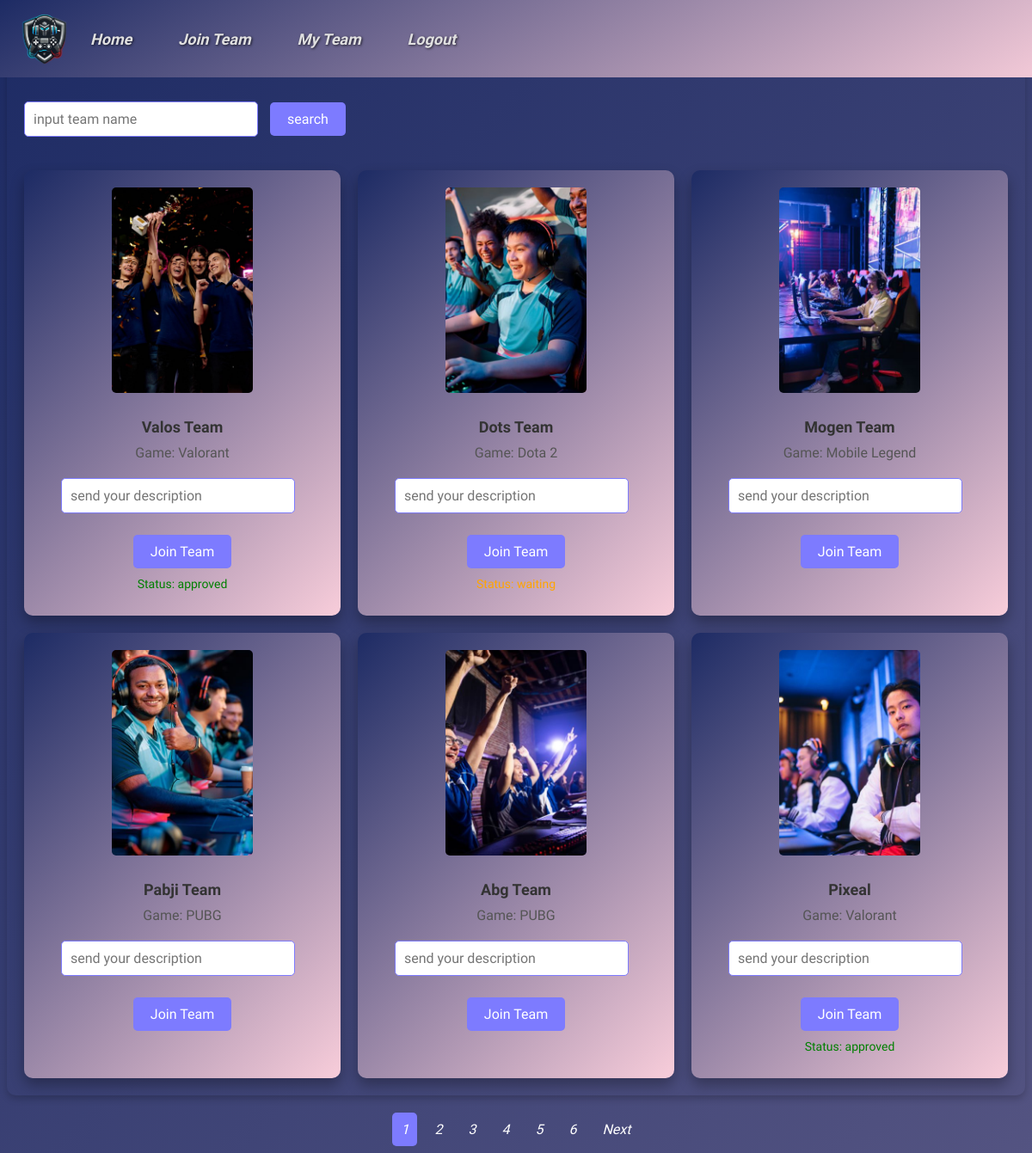
Page /backendMember/dbjointeam.php (signed in) on the committed database.
### tables this page shows
CREATE TABLE `team` (
  `idteam` int NOT NULL AUTO_INCREMENT,
  `idgame` int NOT NULL,
  `name` varchar(45) DEFAULT NULL,
  PRIMARY KEY (`idteam`),
  KEY `fk_team_game1_idx` (`idgame`),
  CONSTRAINT `fk_team_game1` FOREIGN KEY (`idgame`) REFERENCES `game` (`idgame`) ON DELETE CASCADE ON UPDATE CASCADE
);

CREATE TABLE `game` (
  `idgame` int NOT NULL AUTO_INCREMENT,
  `name` varchar(45) DEFAULT NULL,
  `description` varchar(200) DEFAULT NULL,
  PRIMARY KEY (`idgame`)
);

CREATE TABLE `join_proposal` (
  `idjoin_proposal` int NOT NULL AUTO_INCREMENT,
  `idmember` int NOT NULL,
  `idteam` int NOT NULL,
  `description` varchar(100) DEFAULT 'role preference: support, attacker, dll',
  `status` enum('waiting','approved','rejected') DEFAULT NULL,
  PRIMARY KEY (`idjoin_proposal`),
  KEY `fk_join_proposal_member1_idx` (`idmember`),
  KEY `fk_join_proposal_team1_idx` (`idteam`),
  CONSTRAINT `fk_join_proposal_member1` FOREIGN KEY (`idmember`) REFERENCES `member` (`idmember`) ON DELETE CASCADE ON UPDATE CASCADE,
  CONSTRAINT `fk_join_proposal_team1` FOREIGN KEY (`idteam`) REFERENCES `team` (`idteam`) ON DELETE CASCADE ON UPDATE CASCADE
);

### backendAdmin/models/parent.php (called while the page is built, shortened)
<?php
    class ParentClass {
        public function __construct(){
            $this->mysqli = new mysqli(SERVER_NAME, USER_NAME, PASSWORD, DB_NAME);
        }
    }
?>

### backendAdmin/models/team.php (called while the page is built, shortened)
<?php
    require_once("parent.php");
    class Team extends ParentClass{
        public function getTeam($cari = "", $limit = 5, $offset = 0) {
            if (!empty($cari)) {
                $team = "%" . $cari . "%";
                $stt = $this->mysqli->prepare("select idteam, t.name as team_name, g.name as game_name
                                                from team as t
                                                inner join game as g on t.idgame = g.idgame
                                                where t.name LIKE ?
                                                LIMIT ? OFFSET ?");
                $stt->bind_param('sii', $team, $limit, $offset);
            } else {
                $stt = $this->mysqli->prepare("select idteam, t.name as team_name, g.name as game_name
                                                from team as t
                                                inner join game as g on t.idgame = g.idgame
                                                LIMIT ? OFFSET ?");
                $stt->bind_param('ii', $limit, $offset);
            }
            $stt->execute();
            $result = $stt->get_result();
            return $result;
        }
        public function getTotalTeams($cari = "") {
            if (!empty($cari)) {
                $team = "%" . $cari . "%";
                $stt = $this->mysqli->prepare("select count(*) as total from team AS t WHERE t.name LIKE ?");
                $stt->bind_param('s', $team);
            } else {
                $stt = $this->mysqli->prepare("select count(*) as total from team");
            }
            $stt->execute();
            $result = $stt->get_result();
            $row = $result->fetch_assoc();
            return $row['total'];
        }
    }
?>

### backendAdmin/models/joinproposal.php (called while the page is built, shortened)
<?php
    require_once("parent.php");
    class Proposal extends ParentClass{
        public function checkProposal($idmember, $idteam){
            $stt = $this->mysqli->prepare("select * from join_proposal where idmember = ? and idteam = ?");
            $stt->bind_param("ii", $idmember, $idteam);
            $stt->execute();
            $result = $stt->get_result();
            return $result;
        }
    }
?>

### backendMember/dbjointeam.php (the view, shortened to what this page needs)
<?php
$idmember = $_SESSION['userid'];
require_once("../backendAdmin/models/team.php");
$team = new Team();
$limit = 6;
$page = isset($_GET['page']) ? $_GET['page'] : 1;
$offset = ($page - 1) * $limit;
if (isset($_GET['searchTeam'])) {
    $searchteam = $_GET['searchTeam'];
    $result = $team->getTeam($searchteam, $limit, $offset);
    $total_records = $team->getTotalTeams($searchteam);
} else {
    $result = $team->getTeam("", $limit, $offset);
    $total_records = $team->getTotalTeams();
}
$total_pages = ceil($total_records / $limit);
?>
<!DOCTYPE html>
<html lang="en">
<head>
    <link rel="stylesheet" href="css/navbar.css">
    <link rel="stylesheet" href="css/dbmember.css">
    <link rel="stylesheet" href="css/paging.css">
    <link rel="stylesheet" href="css/card.css">
</head>
<body>
    <nav class="navbar">
        <div class="logo">
            <img src="icon/logo.png" alt="esport-logo">
        </div>
        <ul class="nav-links">
            <li><a href="../DashboardMember.php">Home</a></li>
            <li><a href="dbjointeam.php">Join Team</a></li>
            <li><a href="dbmyteam.php?idmember=<?php echo $idmember; ?>">My Team</a></li>
            <li><a href="member/dblogout.php">Logout</a></li>
        </ul>
    </nav>
    <div class="container">
        <h1>Join Team</h1>
        <form action="" method="get">
            <input type="text" name="searchTeam" placeholder="input team name">
            <input type="submit" value="search" class="btn-add"> <br><br>
        </form>
        <div class="card-grid">
            <?php
            while ($row = $result->fetch_assoc()) {
                $idteam = $row['idteam'];
                echo "<div class='card'>";
                $image = 'icon/images/' . $idteam . '.jpg';
                if(file_exists($image)){
                    echo '<img src="' . $image . '" class="card-image">';
                } else{
                    echo '<img src="icon/images/index.png" class="card-image">';
                }
                echo "<h3 class='team-name'>" . $row['team_name'] . "</h3>";
                echo "<p class='game-name'>Game: " . $row['game_name'] . "</p>";
                echo "<form action='member/joinproposal_proses.php' method='get'>";
                echo "<input type='text' name='desc' placeholder='send your description' class='text-input'>";
                echo "<button type='submit' class='btn-add'>Join Team</button>";
                echo "</form>";
                require_once("../backendAdmin/models/joinproposal.php");
                $proposal = new Proposal();
                $result2 = $proposal->checkProposal($idmember, $idteam);
                $status = '';
                if ($result2->num_rows > 0) {
                    while ($row2 = $result2->fetch_assoc()) {
                        $status = $row2['status'];
                    }
                }
                echo "<p class='status' data-status='" . strtolower($status) . "'>" . ($status != '' ? "Status: " . $status : '') . "</p>";
                echo "</div>";
            }
            ?>
        </div>
    </div>
    <div class="pagination">
        <?php
        for ($i = 1; $i <= $total_pages; $i++) {
            $search_param = isset($_GET['searchTeam']) ? $_GET['searchTeam'] : '';
            $active_class = $i == $page ? 'active' : '';
            echo "<a href='dbjointeam.php?page=$i&idmember=$idmember&searchTeam=$search_param' class='$active_class'>$i</a>";
        }
        if ($page < $total_pages) {
            $next_page = $page + 1;
            $search_param = isset($_GET['searchTeam']) ? $_GET['searchTeam'] : '';
            echo "<a href='dbjointeam.php?page=$next_page&idmember=$idmember&searchTeam=$search_param'>Next</a>";
        }
        ?>
    </div>
</body>
</html>

### backendMember/css/navbar.css (style rules this page uses)
.navbar { display: flex; align-items: center; width: 100%; position: fixed; top: 0; left: 0; z-index: 1000; background: linear-gradient(150deg, #1d2b64, #f8cdda); padding: 15px 20px; }
.logo img { width: 60px; height: 60px; max-width: 100%; display: block; object-fit: contain; }
.nav-links { list-style: none; padding: 0; margin: 0; text-align: left; }
.nav-links li { display: inline-block; margin: 0px 25px; text-align: left; }
.nav-links li a { color: #E0E0E0; font-family: 'Audiowide', cursive; text-decoration: none; font-size: 18px; font-weight: 600; text-shadow: 1px 1px 3px rgba(0, 0, 0, 0.7); }

### backendMember/css/dbmember.css (style rules this page uses)
body { background: linear-gradient(135deg, #1d2b64, #f8cdda); background-size: 400% 400%; animation: gradientAnimation 15s ease infinite; color: #fff; font-family: 'Audiowide', cursive; }
.container { max-width: 1000px; margin: 100px auto; background: transparent; padding: 15px; border-radius: 10px; box-shadow: 0px 4px 8px rgba(0, 0, 0, 0.2); }
a { color: #ffffff; text-decoration: none; text-decoration: underline; font-style: italic; }
.btn-add { background-color: #7D7BFF ; color: #fff; padding: 10px 20px; border: none; cursor: pointer; text-decoration: none; font-size: 16px; border-radius: 5px; display: inline-block; margin-top: 10px; font-family: 'Audiowide', cursive; }
form input[type="text"] { padding: 10px; font-size: 16px; border: 1px solid #7D7BFF; border-radius: 5px; margin-right: 10px; width: 250px; font-family: 'Audiowide', cursive; }
[type="text"] { font-family: 'Audiowide', cursive; width: 200px; padding: 5px; border-radius: 5px; border: 1px solid #7D7BFF; }

### backendMember/css/paging.css (style rules this page uses)
.pagination { display: flex; justify-content: center; align-items: center; margin-top: 20px; }
.pagination a { padding: 10px 10px; margin: 0 5px; text-decoration: none; background-color: transparent; color: white; border-radius: 5px; }
.pagination a.active { background-color: #7D7BFF; }

### backendMember/css/card.css (style rules this page uses)
.container { max-width: 1200px; margin: 0 auto; padding: 20px; }
.card-grid { display: grid; grid-template-columns: repeat(3, 1fr); gap: 20px; margin-top: 20px; }
.card { background: linear-gradient(135deg, rgba(29, 43, 100, 1), rgba(248, 205, 218, 1)); box-shadow: 0 8px 16px rgba(0, 0, 0, 0.3); border-radius: 10px; padding: 20px; text-align: center; color: #333; transition: transform 0.3s; }
.card-image { width: 50%; height: 50%; object-fit: cover; border-radius: 5px; margin-bottom: 15px; }
.team-name { font-size: 18px; margin: 10px 0; font-weight: bold; }
.game-name { font-size: 16px; margin: 5px 0; color: #555; }
.text-input { width: 100%; padding: 8px; margin: 15px 0; border: 1px solid #ccc; border-radius: 5px; }
.status { font-size: 14px; margin-top: 10px; color: green; }
.status[data-status="approved"] { color: green; }
.status[data-status="waiting"] { color: orange; }

### rows in the picture
team: shows a picture, name "Valos Team", idgame.name "Valorant", join_proposal.status "approved"
team: shows a picture, name "Dots Team", idgame.name "Dota 2"
team: shows a picture, name "Mogen Team", idgame.name "Mobile Legend"
team: shows a picture, name "Pabji Team", idgame.name "PUBG"
team: shows a picture, name "Abg Team", idgame.name "PUBG"
team: shows a picture, name "Pixeal", idgame.name "Valorant", join_proposal.status "approved"
